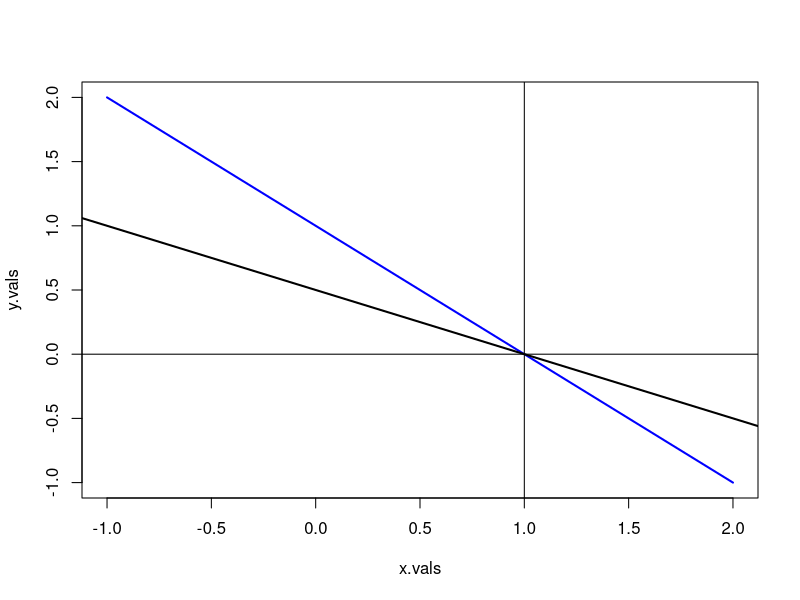
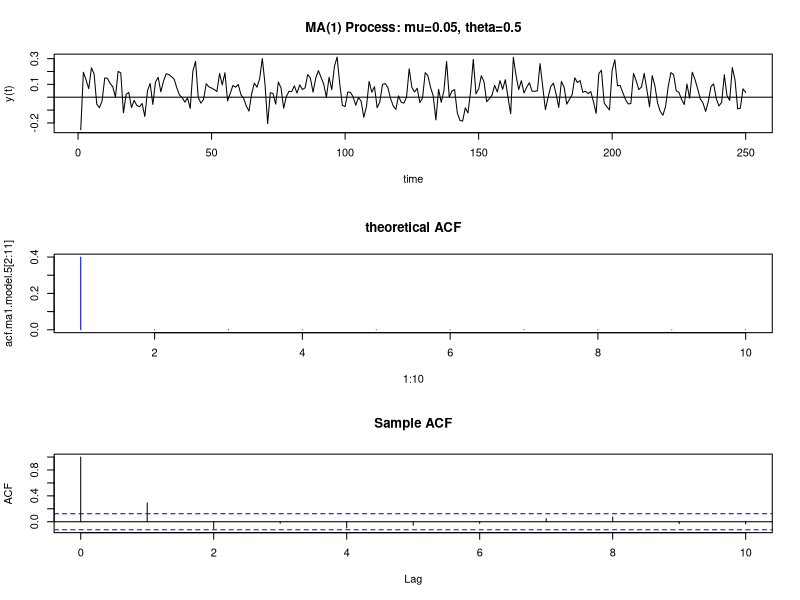
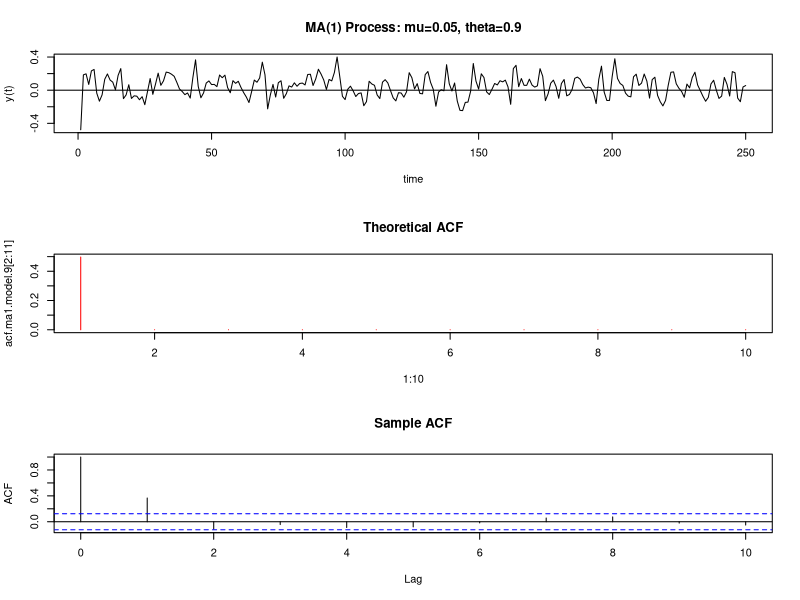
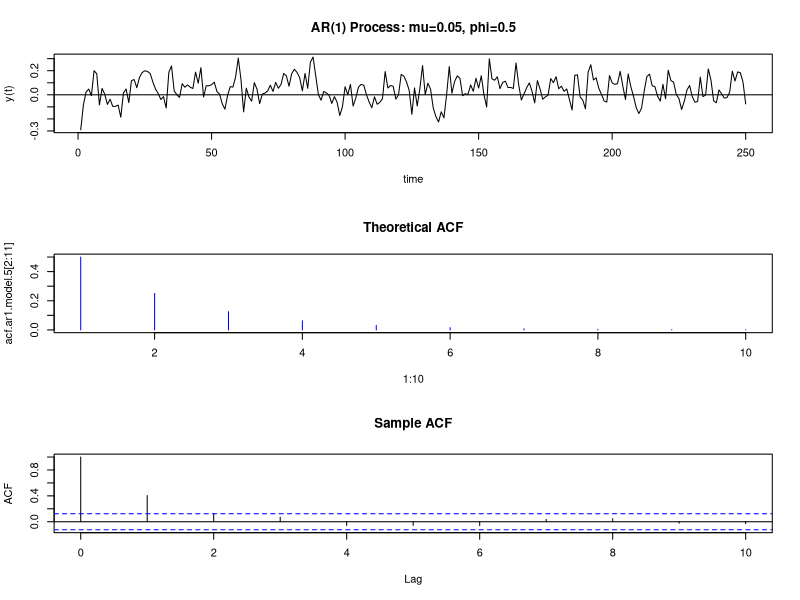
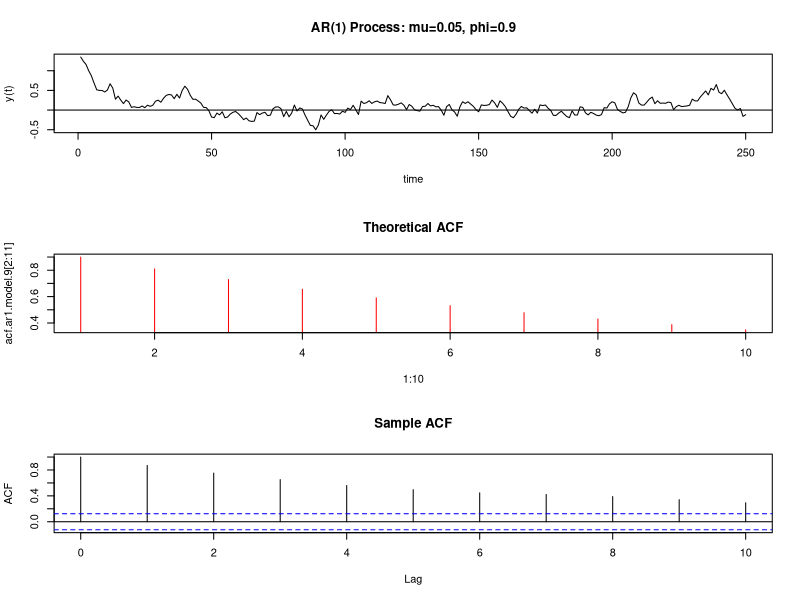
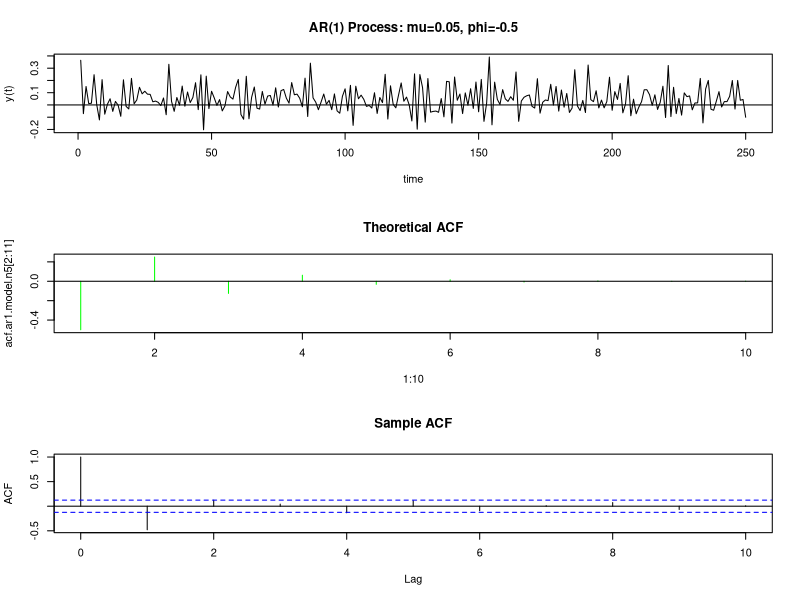

Generate these figures, in order, with R:
# lab4.R			script file for lab4 calculations
#
# author: Eric Zivot
# created: September 17, 2008
# revised: July 6, 2012
#


#
# Matrix algebra 
#

# part a)
matA = matrix(c(1,4,7,2,4,8,6,1,3), 3, 3, byrow=T)
matA
matB = matrix(c(4,4,0,5,9,1,2,2,5), 3, 3, byrow=T)
matB
vecx = matrix(c(1,2,3), 3, 1)
vecx
vecy = matrix(c(5,2,7), 3, 1)
vecy

# part b)
t(matA)
t(matB)
t(vecx)
t(vecy)

# part c)

matA + matB
matA - matB
2*matA
matA%*%vecx
t(vecy)%*%matA%*%vecx

# d) x + y = 1, 2x + 4y = 2
# 1st line: y = 1 - x; 2nd line: y = 0.5 - 0.5 x
x.vals = seq(-1, 2, length = 20)
y.vals = 1 - x.vals
plot(x.vals, y.vals, type="l", col="blue", lwd=2)
abline(a=0.5,b=-0.5, lwd=2)
abline(v=1)
abline(h=0)

matA = matrix(c(1,1,2,4), 2, 2, byrow=T)
vecb = matrix(c(1,2), 2, 1)
matA
vecb
matA.inv = solve(matA)
matA.inv
z = matA.inv%*%vecb
z

# e) portfolio problem

vecmu = matrix(c(0.01,0.04,0.02), 3, 1)
matSigma = matrix(c(0.1,0.3,0.1,0.3,0.15,-0.2,0.10,-0.20, 0.08), 3, 3, byrow=T)
vecx = matrix(c(1/3,1/3,1/3), 3, 1)
vecmu
matSigma
vecx

crossprod(vecmu, vecx)
t(vecmu)%*%vecx
crossprod(vecx, matSigma%*%vecx)
t(vecx)%*%matSigma%*%vecx


#
# VI simulate time series data
#

# simulate MA(1) process with theta > 0
ma1.model.5 = list(ma=0.5)
mu = 0.05
sd.eps = 0.1
set.seed(123)
ma1.sim.5 = mu + arima.sim(model=ma1.model.5, n=250,
                         innov=rnorm(n=250, mean=0, sd=sd.eps))
acf.ma1.model.5 = ARMAacf(ma=0.5, lag.max=10)

par(mfrow=c(3,1))
	ts.plot(ma1.sim.5, main="MA(1) Process: mu=0.05, theta=0.5",
	       xlab="time",ylab="y(t)")
	abline(h=0)
	plot(1:10, acf.ma1.model.5[2:11], type="h", col="blue", main="theoretical ACF")
	tmp=acf(ma1.sim.5, lag.max=10, main="Sample ACF")
par(mfrow=c(1,1))

# do the same for the the MA model with theta = 0.9
ma1.model.9 = list(ma=0.9)
mu = 0.05
sd.eps = 0.1
set.seed(123)
ma1.sim.9 = mu + arima.sim(model=ma1.model.9, n=250, innov=rnorm(n=250, 
                          mean=0, sd=sd.eps))
acf.ma1.model.9 = ARMAacf(ma=0.9, lag.max=10)

par(mfrow=c(3,1))
  ts.plot(ma1.sim.9, main="MA(1) Process: mu=0.05, theta=0.9",
          xlab="time", ylab="y(t)")
  abline(h=0)
  plot(1:10, acf.ma1.model.9[2:11], type="h", col="red", main="Theoretical ACF")
  tmp=acf(ma1.sim.9, lag.max=10, main="Sample ACF")
par(mfrow=c(1,1))


# simulate AR(1) process with phi > 0
ar1.model.5 = list(ar=0.5)
mu = 0.05
sd.eps = 0.1
set.seed(123)
ar1.sim.5 = mu + arima.sim(model=ar1.model.5, n = 250,
                         innov=rnorm(n=250, mean=0, sd=sd.eps))
acf.ar1.model.5 = ARMAacf(ar=0.5, lag.max=10)

par(mfrow=c(3,1))
	ts.plot(ar1.sim.5,main="AR(1) Process: mu=0.05, phi=0.5",
	       xlab="time",ylab="y(t)")
	abline(h=0)
	plot(1:10, acf.ar1.model.5[2:11], type="h", col="blue", main="Theoretical ACF")
	tmp=acf(ar1.sim.5, lag.max=10, main="Sample ACF")
par(mfrow=c(1,1))

# do the same for the model with phi = 0.9
ar1.model.9 = list(ar=0.9)
mu = 0.05
sd.eps = 0.1
set.seed(123)
ar1.sim.9 = mu + arima.sim(model=ar1.model.9, n=250, 
                           innov=rnorm(n=250, mean=0, sd=sd.eps))
acf.ar1.model.9 = ARMAacf(ar=0.9, lag.max=10)

par(mfrow=c(3,1))
  ts.plot(ar1.sim.9, main="AR(1) Process: mu=0.05, phi=0.9",
          xlab="time", ylab="y(t)")
  abline(h=0)
  plot(1:10, acf.ar1.model.9[2:11], type="h", col="red", main ="Theoretical ACF")
  tmp=acf(ar1.sim.9, lag.max=10, main="Sample ACF")
par(mfrow=c(1,1))

# do the same for the model with phi = -0.5
ar1.model.n5 = list(ar=-0.5)
mu = 0.05
sd.eps = 0.1
set.seed(123)
ar1.sim.n5 = mu + arima.sim(model=ar1.model.n5, n=250, 
                           innov=rnorm(n=250, mean=0, sd=sd.eps))
acf.ar1.model.n5 = ARMAacf(ar=-0.5, lag.max=10)

par(mfrow=c(3,1))
  ts.plot(ar1.sim.n5, main="AR(1) Process: mu=0.05, phi=-0.5",
        xlab="time", ylab="y(t)")
  abline(h=0)
  plot(1:10, acf.ar1.model.n5[2:11], type="h", col="green", main ="Theoretical ACF")
  abline(h=0)
  tmp=acf(ar1.sim.n5, lag.max=10, main="Sample ACF")
par(mfrow=c(1,1))




